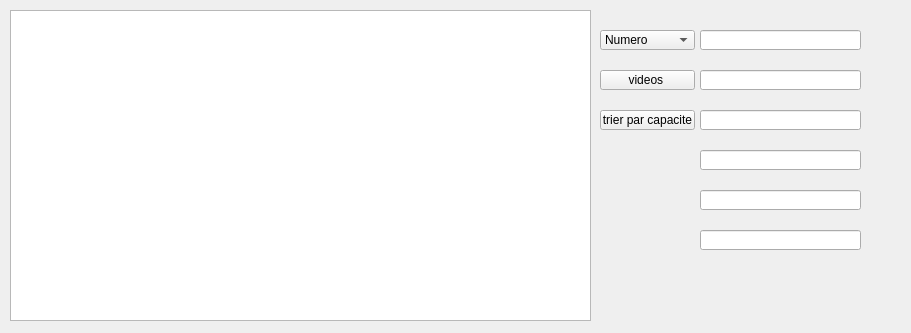
<?xml version="1.0" encoding="UTF-8"?>
<ui version="4.0">
 <class>SecDialog</class>
 <widget class="QDialog" name="SecDialog">
  <property name="geometry">
   <rect>
    <x>0</x>
    <y>0</y>
    <width>911</width>
    <height>333</height>
   </rect>
  </property>
  <property name="windowTitle">
   <string>Dialog</string>
  </property>
  <widget class="QTableView" name="tableView">
   <property name="geometry">
    <rect>
     <x>10</x>
     <y>10</y>
     <width>581</width>
     <height>311</height>
    </rect>
   </property>
   <property name="autoFillBackground">
    <bool>false</bool>
   </property>
   <property name="sizeAdjustPolicy">
    <enum>QAbstractScrollArea::AdjustToContents</enum>
   </property>
  </widget>
  <widget class="QPushButton" name="pushButton">
   <property name="geometry">
    <rect>
     <x>700</x>
     <y>270</y>
     <width>50</width>
     <height>50</height>
    </rect>
   </property>
   <property name="styleSheet">
    <string notr="true">background-color:tranparent;
border-image:url(:/images/icones/afficher.png);
background:none;
border:none;
background-repeat:none;</string>
   </property>
   <property name="text">
    <string/>
   </property>
  </widget>
  <widget class="QPushButton" name="delete_2">
   <property name="geometry">
    <rect>
     <x>870</x>
     <y>70</y>
     <width>30</width>
     <height>30</height>
    </rect>
   </property>
   <property name="styleSheet">
    <string notr="true">background-color:tranparent;
border-image:url(:/images/icones/delete.png);
background:none;
border:none;
background-repeat:none;</string>
   </property>
   <property name="text">
    <string/>
   </property>
  </widget>
  <widget class="QLineEdit" name="search">
   <property name="geometry">
    <rect>
     <x>700</x>
     <y>70</y>
     <width>161</width>
     <height>20</height>
    </rect>
   </property>
  </widget>
  <widget class="QPushButton" name="update">
   <property name="geometry">
    <rect>
     <x>870</x>
     <y>230</y>
     <width>30</width>
     <height>30</height>
    </rect>
   </property>
   <property name="styleSheet">
    <string notr="true">background-color:tranparent;
border-image:url(:/images/icones/update.png);
background:none;
border:none;
background-repeat:none;</string>
   </property>
   <property name="text">
    <string/>
   </property>
  </widget>
  <widget class="QLineEdit" name="lineEdit">
   <property name="geometry">
    <rect>
     <x>700</x>
     <y>110</y>
     <width>161</width>
     <height>20</height>
    </rect>
   </property>
  </widget>
  <widget class="QLineEdit" name="lineEdit_2">
   <property name="geometry">
    <rect>
     <x>700</x>
     <y>150</y>
     <width>161</width>
     <height>20</height>
    </rect>
   </property>
  </widget>
  <widget class="QLineEdit" name="lineEdit_3">
   <property name="geometry">
    <rect>
     <x>700</x>
     <y>190</y>
     <width>161</width>
     <height>20</height>
    </rect>
   </property>
  </widget>
  <widget class="QLineEdit" name="lineEdit_4">
   <property name="geometry">
    <rect>
     <x>700</x>
     <y>230</y>
     <width>161</width>
     <height>20</height>
    </rect>
   </property>
  </widget>
  <widget class="QPushButton" name="tri">
   <property name="geometry">
    <rect>
     <x>600</x>
     <y>110</y>
     <width>95</width>
     <height>20</height>
    </rect>
   </property>
   <property name="text">
    <string>trier par capacite</string>
   </property>
  </widget>
  <widget class="QComboBox" name="comboBox">
   <property name="geometry">
    <rect>
     <x>600</x>
     <y>30</y>
     <width>95</width>
     <height>20</height>
    </rect>
   </property>
   <item>
    <property name="text">
     <string>Numero</string>
    </property>
   </item>
   <item>
    <property name="text">
     <string>etat</string>
    </property>
   </item>
   <item>
    <property name="text">
     <string>type</string>
    </property>
   </item>
  </widget>
  <widget class="QLineEdit" name="combo">
   <property name="geometry">
    <rect>
     <x>700</x>
     <y>30</y>
     <width>161</width>
     <height>20</height>
    </rect>
   </property>
  </widget>
  <widget class="QPushButton" name="Csearch">
   <property name="geometry">
    <rect>
     <x>870</x>
     <y>30</y>
     <width>30</width>
     <height>30</height>
    </rect>
   </property>
   <property name="styleSheet">
    <string notr="true">background-color:tranparent;
border-image:url(:/images/icones/focus.png);
background:none;
border:none;
background-repeat:none;</string>
   </property>
   <property name="text">
    <string/>
   </property>
  </widget>
  <widget class="QPushButton" name="pdf">
   <property name="geometry">
    <rect>
     <x>850</x>
     <y>270</y>
     <width>50</width>
     <height>50</height>
    </rect>
   </property>
   <property name="styleSheet">
    <string notr="true">background-color:tranparent;
border-image:url(:/images/icones/pdf.png);
background:none;
border:none;
background-repeat:none;</string>
   </property>
   <property name="text">
    <string/>
   </property>
  </widget>
  <widget class="QPushButton" name="print">
   <property name="geometry">
    <rect>
     <x>780</x>
     <y>270</y>
     <width>50</width>
     <height>50</height>
    </rect>
   </property>
   <property name="styleSheet">
    <string notr="true">background-color:tranparent;
border-image:url(:/images/icones/printer.png);
background:none;
border:none;
background-repeat:none;</string>
   </property>
   <property name="text">
    <string/>
   </property>
  </widget>
  <widget class="QPushButton" name="video">
   <property name="geometry">
    <rect>
     <x>600</x>
     <y>70</y>
     <width>95</width>
     <height>20</height>
    </rect>
   </property>
   <property name="text">
    <string>videos </string>
   </property>
  </widget>
  <widget class="QPushButton" name="pushButton_2">
   <property name="geometry">
    <rect>
     <x>620</x>
     <y>270</y>
     <width>50</width>
     <height>50</height>
    </rect>
   </property>
   <property name="styleSheet">
    <string notr="true">background-color:tranparent;
border-image:url(:/images/icones/stat.png);
background:none;
border:none;
background-repeat:none;</string>
   </property>
   <property name="text">
    <string/>
   </property>
  </widget>
  <widget class="QLabel" name="label">
   <property name="geometry">
    <rect>
     <x>-4</x>
     <y>-7</y>
     <width>921</width>
     <height>341</height>
    </rect>
   </property>
   <property name="styleSheet">
    <string notr="true">background-color:tranparent;
border-image:url(:/images/icones/back.jpg);
background:none;
border:none;
background-repeat:none;</string>
   </property>
   <property name="text">
    <string/>
   </property>
  </widget>
  <zorder>label</zorder>
  <zorder>tableView</zorder>
  <zorder>pushButton</zorder>
  <zorder>delete_2</zorder>
  <zorder>search</zorder>
  <zorder>update</zorder>
  <zorder>lineEdit</zorder>
  <zorder>lineEdit_2</zorder>
  <zorder>lineEdit_3</zorder>
  <zorder>lineEdit_4</zorder>
  <zorder>tri</zorder>
  <zorder>comboBox</zorder>
  <zorder>combo</zorder>
  <zorder>Csearch</zorder>
  <zorder>pdf</zorder>
  <zorder>print</zorder>
  <zorder>video</zorder>
  <zorder>pushButton_2</zorder>
 </widget>
 <resources/>
 <connections/>
</ui>
